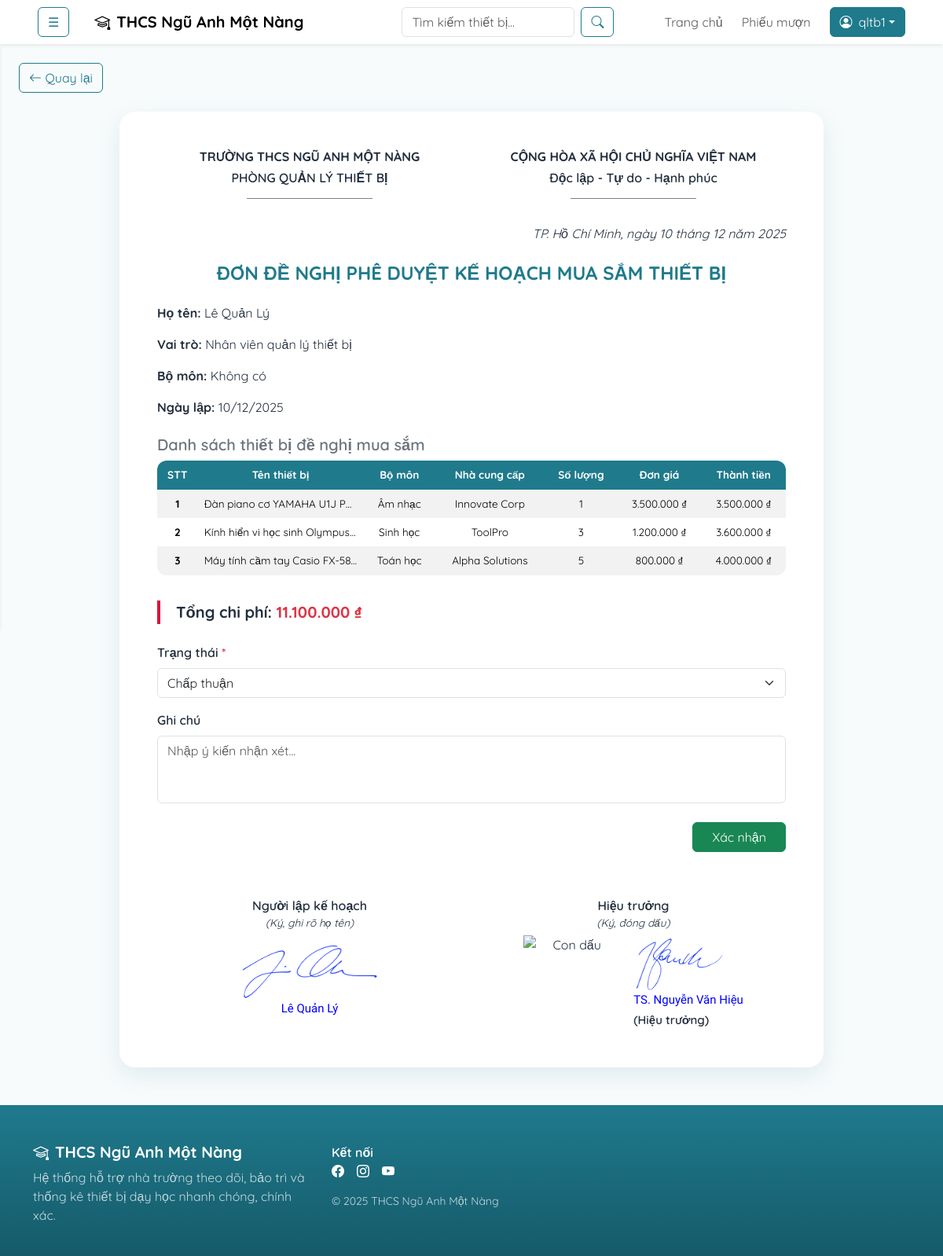
The page /index.php?page=duyetkehoachmuasam&maKeHoachMuaSam=19 (signed in) on the database its author committed.
### tables this page shows
CREATE TABLE `kehoachmuasam` (
  `maKeHoachMuaSam` int(11) NOT NULL,
  `maNguoiDung` int(11) NOT NULL,
  `ngayLap` date NOT NULL,
  `tongChiPhi` decimal(18,2) NOT NULL DEFAULT 0.00,
  `trangThai` varchar(50) NOT NULL,
  `ghiChu` text DEFAULT NULL
);

CREATE TABLE `nguoidung` (
  `maNguoiDung` int(11) NOT NULL,
  `tenDangNhap` varchar(255) NOT NULL,
  `matKhau` varchar(255) NOT NULL,
  `hoTen` varchar(255) DEFAULT NULL,
  `email` varchar(255) DEFAULT NULL,
  `soDienThoai` varchar(255) DEFAULT NULL,
  `maBoMon` int(11) DEFAULT NULL,
  `maVaiTro` int(11) DEFAULT NULL
);

CREATE TABLE `vaitro` (
  `maVaiTro` int(11) NOT NULL,
  `tenVaiTro` varchar(255) DEFAULT NULL,
  `moTa` text DEFAULT NULL
);

CREATE TABLE `chitietkehoachmuasam` (
  `maChiTietKHMuaSam` int(11) NOT NULL,
  `maKeHoachMuaSam` int(11) NOT NULL,
  `maThietBi` int(11) NOT NULL,
  `soLuong` int(11) DEFAULT NULL,
  `donGia` decimal(18,2) DEFAULT NULL,
  `thanhTien` decimal(18,2) DEFAULT NULL
);

CREATE TABLE `thietbi` (
  `maThietBi` int(11) NOT NULL,
  `tenThietBi` varchar(255) NOT NULL,
  `hinhAnh` varchar(255) DEFAULT NULL,
  `donVi` varchar(50) NOT NULL,
  `soLuong` int(11) NOT NULL,
  `lop` varchar(50) NOT NULL,
  `maBoMon` int(11) NOT NULL,
  `maNhaCungCap` int(11) NOT NULL,
  `moTa` text DEFAULT NULL
);

CREATE TABLE `bomon` (
  `maBoMon` int(11) NOT NULL,
  `tenBoMon` varchar(100) NOT NULL,
  `moTa` text DEFAULT NULL
);

CREATE TABLE `nhacungcap` (
  `maNhaCungCap` int(11) NOT NULL,
  `tenNhaCungCap` varchar(100) NOT NULL,
  `diaChi` varchar(255) DEFAULT NULL,
  `soDienThoai` varchar(20) DEFAULT NULL,
  `email` varchar(100) DEFAULT NULL
);

### App/Models/mKeHoachMuaSam.php (called while the page is built, shortened)
<?php
class modelKeHoachMuaSam {
    public function select01KeHoachMuaSam($maKeHoachMuaSam) {
        $p = new clsKetNoi();
        $truyvan = "SELECT * FROM kehoachmuasam ms
                    LEFT JOIN nguoidung nd ON ms.maNguoiDung = nd.maNguoiDung
                    LEFT JOIN vaitro vt ON nd.maVaiTro = vt.maVaiTro
                    LEFT JOIN bomon bm ON nd.maBoMon = bm.maBoMon
                    WHERE maKeHoachMuaSam = $maKeHoachMuaSam";
        $con = $p->moketnoi();
        $kq = mysqli_query($con, $truyvan);
        return $kq;
    }
    public function select01ChiTietKHMuaSam($maKeHoachMuaSam) {
        $p = new clsKetNoi();
        $truyvan = "SELECT *, ct.soLuong FROM chitietkehoachmuasam ct
                    JOIN thietbi tb ON ct.maThietBi = tb.maThietBi
                    JOIN kehoachmuasam ms ON ct.maKeHoachMuaSam = ms.maKeHoachMuaSam
                    JOIN nguoidung nd ON ms.maNguoiDung = nd.maNguoiDung
                    JOIN bomon bm ON tb.maBoMon = bm.maBoMon
                    JOIN nhacungcap ncc ON ncc.maNhaCungCap = tb.maNhaCungCap
                    JOIN vaitro vt ON nd.maVaiTro = vt.maVaiTro
                    WHERE ct.maKeHoachMuaSam = $maKeHoachMuaSam";
        $con = $p->moketnoi();
        $kq = mysqli_query($con, $truyvan);
        return $kq;
    }
}
?>

### App/Controllers/cKeHoachMuaSam.php (called while the page is built, shortened)
<?php
include_once('App/Models/mKeHoachMuaSam.php');
class controlKeHoachMuaSam {
    public function get01KeHoachMuaSam($maKeHoachMuaSam) {
        $p = new modelKeHoachMuaSam();
        $kq = $p->select01KeHoachMuaSam($maKeHoachMuaSam);
        return $kq;
    }
    public function get01ChiTietKHMuaSam($maKeHoachMuaSam) {
        $p = new modelKeHoachMuaSam();
        $kq = $p->select01ChiTietKHMuaSam($maKeHoachMuaSam);
        if(mysqli_num_rows($kq) > 0) return $kq;
        return false;
    }
}
?>

### App/Views/hieutruong/kehoachmuasam/duyetkehoachmuasam.php (the view, shortened to what this page needs)
<?php
include_once('App/Controllers/cKeHoachMuaSam.php');
$p = new controlKeHoachMuaSam();
$maKeHoachMuaSam = $_GET['maKeHoachMuaSam'];
$kq = $p->get01KeHoachMuaSam($maKeHoachMuaSam);
if($kq && $kq->num_rows > 0) {
    $r = $kq->fetch_assoc();
} else {
    echo "<script>alert('Không tìm thấy kế hoạch.'); window.location.href='index.php?page=dsmuasam';</script>";
    exit();
}
?>
<button type="button" class="btn btn-outline-primary ms-4 my-4" onclick="window.history.back();"><i class="bi bi-arrow-left"></i> Quay lại</button>
<div class="container d-flex justify-content-center align-items-center mb-5">
    <div class="card-na border-0" style="max-width: 56rem; width: 100%;">
        <div class="card-body p-5">
            <div class="row d-flex justify-content-between align-items-center mb-3">
                <div class="col-6 text-center">
                    <h6 class="fw-bold text-uppercase">Trường THCS Ngũ Anh Một Nàng</h6>
                    <h6 class="fw-semibold text-uppercase">Phòng Quản lý thiết bị</h6>
                    <div class="d-flex justify-content-center my-3">
                        <div style="width: 10em; border-bottom: 1px solid gray;"></div>
                    </div>
                </div>
                <div class="col-6 text-center">
                    <h6 class="fw-bold text-uppercase">Cộng hòa xã hội chủ nghĩa Việt Nam</h6>
                    <h6 class="fw-semibold">Độc lập - Tự do - Hạnh phúc</h6>
                    <div class="d-flex justify-content-center my-3">
                        <div style="width: 10em; border-bottom: 1px solid gray;"></div>
                    </div>
                </div>
            </div>
            <p class="text-end mb-4">
                <?php
                    $ngay = date("d", strtotime($r['ngayLap']));
                    $thang = date("m", strtotime($r['ngayLap']));
                    $nam = date("Y", strtotime($r['ngayLap']));
                    echo "<i>TP. Hồ Chí Minh, ngày $ngay tháng $thang năm $nam</i>";
                ?>
            </p>
            <h4 class="text-center fw-bold text-primary text-uppercase mb-4">Đơn đề nghị phê duyệt kế hoạch mua sắm thiết bị</h4>
            <p><strong>Họ tên:</strong> <?= $r['hoTen'] ?></p>
            <p><strong>Vai trò:</strong> <?= $r['tenVaiTro'] ?></p>
            <p><strong>Bộ môn:</strong>  <?= !empty($r['tenBoMon']) ? $r['tenBoMon'] : 'Không có' ?></p>
            <p><strong>Ngày lập:</strong> <?= date("d/m/Y", strtotime($r['ngayLap'])) ?></p>
            <h5 class="fw-semibold text-secondary mt-4 mb-2">Danh sách thiết bị đề nghị mua sắm</h5>
            <div class="d-flex justify-content-center mb-3">
                <div class="table-responsive text-center" style="width: 100%;">
                    <table class="table table-striped table-borderless align-middle" style="font-size: 0.85em;">
                        <thead>
                            <tr>
                                <th>STT</th>
                                <th>Tên thiết bị</th>
                                <th>Bộ môn</th>
                                <th>Nhà cung cấp</th>
                                <th>Số lượng</th>
                                <th>Đơn giá</th>
                                <th>Thành tiền</th>
                            </tr>
                        </thead>
                        <tbody>
                            <?php
                            $res = $p->get01ChiTietKHMuaSam($maKeHoachMuaSam);
                            if($res && $res->num_rows > 0) {
                                $dem = 1;
                                while($row = $res->fetch_assoc()) {
                                    echo '<tr>';
                                    echo '<td><strong>' . $dem++ . '</strong></td>';
                                    echo '<td title="'. $row['tenThietBi'] .'">' . $row['tenThietBi'] . '</td>';
                                    echo '<td>' . $row['tenBoMon'] . '</td>';
                                    echo '<td>' . $row['tenNhaCungCap'] . '</td>';
                                    echo '<td>' . $row['soLuong'] . '</td>';
                                    echo '<td>' . number_format($row['donGia'], 0, ',', '.') . ' ₫</td>';
                                    echo '<td>' . number_format($row['thanhTien'], 0, ',', '.') . ' ₫</td>';
                                    echo '</tr>';
                                }
                            } else {
                                echo '<tr><td colspan="7" class="text-center text-muted">Chưa có thiết bị nào trong kế hoạch này.</td></tr>';
                            }
                            ?>
                        </tbody>
                    </table>
                </div>
            </div>
            <p class="fw-bold mb-4" style="font-size: 1.25rem; border-left: 4px solid crimson; padding-left: 1em;">
                Tổng chi phí:
                <span class="text-danger"><?= number_format($r['tongChiPhi'], 0, ',', '.') ?> ₫</span>
            </p>
            <form action="#" method="post">
                <div class="mb-3">
                    <label class="form-label fw-semibold">Trạng thái <span class="text-danger">*</span></label>
                    <select name="trangThai" class="form-select" required>
                        <option value="Chấp thuận" <?= ($r["trangThai"] == 'Chấp thuận') ? 'selected' : '' ?>>Chấp thuận</option>
                    </select>
                </div>
                <div class="mb-4">
                    <label class="form-label fw-semibold">Ghi chú</label>
                    <textarea class="form-control" name="ghiChu" rows="3" style="resize: none;" placeholder="Nhập ý kiến nhận xét..."></textarea>
                </div>
                <div class="text-end mb-2">
                    <button type="submit" name="btnluu" class="btn btn-success px-4">Xác nhận</button>
                </div>
            </form>
            <br><br>
            <div class="row">
                <div class="col-6 text-center">
                    <div class="fw-semibold">Người lập kế hoạch</div>
                    <div class="fst-italic" style="font-size:0.85rem;">(Ký, ghi rõ họ tên)</div>
                    <div style="margin-top:18px;">
                        <img src="../public/uploads/signature_nguoilap.png" alt="Chữ ký người lập" style="max-width:180px; max-height:70px; filter: brightness(0) saturate(100%) invert(12%) sepia(97%) saturate(7490%) hue-rotate(241deg) brightness(95%) contrast(106%);"">
                        <div style="font-family: 'Playwrite NO', cursive; font-size: 15px; color: blue"><?= $r['hoTen'] ?></div>
                    </div>
                </div>
                <div class="col-6 text-center">
                    <div class="fw-semibold">Hiệu trưởng</div>
                    <div class="fst-italic" style="font-size:0.85rem;">(Ký, đóng dấu)</div>
                    <?php if(isset($r['trangThai']) && $r['trangThai'] != "Chờ duyệt"): ?>
                    <div style="margin-top:6px; display:flex; justify-content:center; gap:20px; align-items:center;">
                        <div style="width:120px; height:120px; display:flex; justify-content:center; align-items:center; position:relative;">
                            <img src="../public/uploads/stamp_hieutruong.png" alt="Con dấu" style="width:120px; height:120px; object-fit:contain;">
                        </div>
                        <div style="text-align:left;">
                            <img src="../public/uploads/signature_hieutruong.png" alt="Chữ ký Hiệu trưởng" style="max-width:180px; max-height:70px; filter: brightness(0) saturate(100%) invert(12%) sepia(97%) saturate(7490%) hue-rotate(241deg) brightness(95%) contrast(106%);">
                            <div style="font-family: 'Playwrite NO', cursive; font-size: 15px; color: blue">TS. Nguyễn Văn Hiệu</div>
                            <div style="font-size:15px; margin-top:4px; font-weight:600;">(Hiệu trưởng)</div>
                        </div>
                    </div>
                    <?php endif; ?>
                </div>
            </div>
        </div>
    </div>
</div>

### public/css/style.css (style rules this page uses)
:root { --na-primary: #1f7a8c; --na-primary-2: #155a6a; --na-accent: #f4a261; --na-ink: #24303f; --na-muted: #6c7a89; --na-bg: #f8fbfc; --na-card: #ffffff; --na-gold: #c9a227; --shadow-soft: 0 10px 30px rgba(31,122,140,.12); }
body { font-family: 'Quicksand', Arial, sans-serif; color:var(--na-ink); background:var(--na-bg) }
.btn-outline-primary { --bs-btn-color:var(--na-primary); --bs-btn-border-color:var(--na-primary); --bs-btn-hover-bg:var(--na-primary); --bs-btn-hover-border-color:var(--na-primary) }
.text-primary { color:var(--na-primary)!important }
.card-na { border:0; border-radius:1.25rem; box-shadow:var(--shadow-soft); background:var(--na-card) }
.table thead th { background-color: var(--na-primary); color: white; }
.table { border-radius: 12px; overflow: hidden; }

### App/Views/hieutruong/kehoachmuasam/duyetkehoachmuasam.php (style rules this page uses)
th, td { max-width: 12.5em; white-space: nowrap; overflow: hidden; text-overflow: ellipsis; }

### rows shown on the page
kehoachmuasam: ngayLap "10", ngayLap "12", ngayLap "2025", maNguoiDung.hoTen "Lê Quản Lý", vaitro.tenVaiTro "Nhân viên quản lý thiết bị", ngayLap "10/12/2025", tongChiPhi "11.100.000", trangThai "Chấp thuận"
chitietkehoachmuasam: maThietBi.tenThietBi "Đàn piano cơ YAMAHA U1J P…", bomon.tenBoMon "Âm nhạc", nhacungcap.tenNhaCungCap "Innovate Corp", soLuong "1", donGia "3.500.000", thanhTien "3.500.000"
chitietkehoachmuasam: maThietBi.tenThietBi "Kính hiển vi học sinh Olympus…", bomon.tenBoMon "Sinh học", nhacungcap.tenNhaCungCap "ToolPro", soLuong "3", donGia "1.200.000", thanhTien "3.600.000"
chitietkehoachmuasam: maThietBi.tenThietBi "Máy tính cầm tay Casio FX-58…", bomon.tenBoMon "Toán học", nhacungcap.tenNhaCungCap "Alpha Solutions", soLuong "5", donGia "800.000", thanhTien "4.000.000"

### other values the page prints
$_SESSION['tenDangNhap'] "qltb1"
